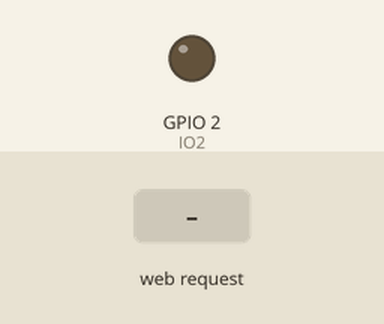
A sketch run on a simulated ESP8266 (NodeMCU). Parts: output pins drawn as LEDs (lit = HIGH). The test bench sets the inputs (shaded band). What the sketch prints to the serial monitor is not drawn.

Above: at 1.2 s.
1.3 s: HTTP request GET /2/on received
At 1.8 s:
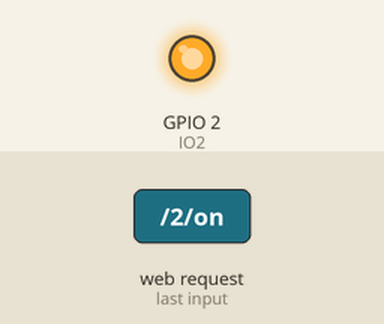
2.8 s: HTTP request GET /2/off received
At 4.2 s:
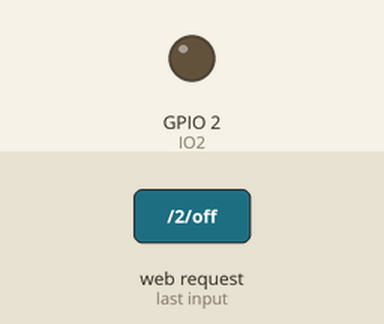
Timing chart, 0 to 5.8 s (numbered marks = the images above; inputs shaded):
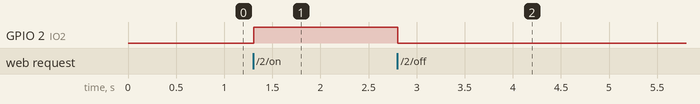

Measured:
- after the input at 1.3 s, GPIO 2 (IO2): LOW → HIGH at once
- after the input at 2.8 s, GPIO 2 (IO2): HIGH → LOW at once

The sketch:

Business_Brick_Code.ino
```cpp
/*********
 *
 *
 *Drew Patton
 *
 HTML Formating:
  Rui Santos
  Complete project details at http://randomnerdtutorials.com
*********/

// Load Wi-Fi library
#include <ESP8266WiFi.h>

/*
// Replace with your network credentials
const char* ssid = "Big-Daddy";
const char* password = "IWantToGraduate";
*/

//wifi variables
const char* ssid     = "ESP8266-AP-4D"; //name of wifi network
const char* password = "POTR238"; //password of wifi network

WiFiServer server(80);

// Variable to store the HTTP request
String header;

// Auxiliar variables to store the current output state
String IO2State = "off";
int IO4Value;
int A0Value;
// Assign output variables to GPIO pins
const int IO2 = 2;
 int IO4 = 4;
//<><><><><><><><><><><><><><><><><><><><><><><><><><><><><><><><><><><><><><><><><><><><><><><><><><><><><><><><><><><><><><><><><><><><><><><><><><><><><><><><><><><><><><><><><><>

// Current time
unsigned long currentTime = millis();
// Previous time
unsigned long previousTime = 0;
// Define timeout time in milliseconds (example: 2000ms = 2s)
const long timeoutTime = 2000;

// Setup
//_____________________________________________________________________________________________________________________________________________________________________
void setup() {
  Serial.begin(115200);
  // Initialize the output variables as outputs
  pinMode(IO2, OUTPUT);
  pinMode(IO4, INPUT);
  pinMode(A0, INPUT);

  // Set outputs to LOW
  digitalWrite(IO2, LOW);
  //digitalWrite(IO4, LOW);

  Serial.print("Setting AP (Access Point)…");
  // Remove the password parameter, if you want the AP (Access Point) to be open
  WiFi.softAP(ssid, password);

  IPAddress IP = WiFi.softAPIP();
  Serial.print("AP IP address: ");
  Serial.println(IP);

  // Print ESP8266 Local IP Address
  Serial.println(WiFi.localIP());

  server.begin();
}
//_____________________________________________________________________________________________________________________________________________________________________
//<><><><><><><><><><><><><><><><><><><><><><><><><><><><><><><><><><><><><><><><><><><><><><><><><><><><><><><><><><><><><><><><><><><><><><><><><><><><><><><><><><><><><><><><><><>


void loop(){
  WiFiClient client = server.available();   // Listen for incoming clients

  if (client) {                             // If a new client connects,
    Serial.println("New Client.");          // print a message out in the serial port
    String currentLine = "";                // make a String to hold incoming data from the client
    currentTime = millis();
    previousTime = currentTime;
    while (client.connected() && currentTime - previousTime <= timeoutTime) { // loop while the client's connected
      currentTime = millis();
      if (client.available()) {             // if there's bytes to read from the client,
        char c = client.read();             // read a byte, then
        Serial.write(c);                    // print it out the serial monitor
        header += c;
        if (c == '\n') {                    // if the byte is a newline character
          // if the current line is blank, you got two newline characters in a row.
          // that's the end of the client HTTP request, so send a response:
          if (currentLine.length() == 0) {
            // HTTP headers always start with a response code (e.g. HTTP/1.1 200 OK)
            // and a content-type so the client knows what's coming, then a blank line:
            client.println("HTTP/1.1 200 OK");
            client.println("Content-type:text/html");
            client.println("Connection: close");
            client.println();

            // turns the GPIOs on and off
            if (header.indexOf("GET /2/on") >= 0) {
              Serial.println("GPIO 2 on");
              IO2State = "on";
              digitalWrite(IO2, HIGH);
            } else if (header.indexOf("GET /2/off") >= 0) {
              Serial.println("GPIO 2 off");
              IO2State = "off";
              digitalWrite(IO2, LOW);
            }


            // Display the HTML web page
            client.println("<!DOCTYPE html><html>");
            client.println("<head><meta name=\"viewport\" content=\"width=device-width, initial-scale=1\">");
            client.println("<link rel=\"icon\" href=\"data:,\">");
            // CSS to style the on/off buttons
            // Feel free to change the background-color and font-size attributes to fit your preferences
            client.println("<style>html { font-family: Helvetica; display: inline-block; margin: 0px auto; text-align: center;}");
            client.println(".button { background-color: #195B6A; border: none; color: white; padding: 16px 40px;");
            client.println("text-decoration: none; font-size: 30px; margin: 2px; cursor: pointer;}");
            client.println(".button2 {background-color: #77878A;}</style></head>");

            // Web Page Heading
            client.println("<body><h1>3D Printed Smart Business BRICK</h1>");


            // Display current state, and ON/OFF buttons for GPIO 5
            client.println("<p>GPIO 2 - State " + IO2State + "</p>");
            // If the IO2State is off, it displays the ON button
            if (IO2State=="off") {
              client.println("<p><a href=\"/2/on\"><button class=\"button\">ON</button></a></p>");
            } else {
              client.println("<p><a href=\"/2/off\"><button class=\"button button2\">OFF</button></a></p>");
            }

            // Display current state, and ON/OFF buttons for GPIO 4

            //const char* IO4output = dtostrf(IO4Value,3,3);
            //IO4Value = analogRead(IO4);
           // IO4Value = (IO4Value * ( 3.3 / 1023.0));
            //float holder = (IO4Value* ( 3.3 / 1023.0));


//            Serial.print("\n IO4 Voltage is: ");
//            Serial.println(holder);
//            client.printf("<p>GPIO 4 - Voltage: %2.3f", holder);
//            client.printf("<p>");


            //A0Value = analogRead(A0);
           // A0Value = (IO4Value * ( 3.3 / 1023.0));
            //float aHolder = (A0Value* ( 3.3 / 1023.0));


//            Serial.print("\n A0 Voltage is: ");
//            Serial.println(aHolder);
//            client.printf("<p>A0 - Voltage: %2.3f", aHolder);
//            client.printf("<p>");


            client.println("</body></html>");

            // The HTTP response ends with another blank line
            client.println();
            // Break out of the while loop
            break;
          } else { // if you got a newline, then clear currentLine
            currentLine = "";
          }
        } else if (c != '\r') {  // if you got anything else but a carriage return character,
          currentLine += c;      // add it to the end of the currentLine
        }
      }
    }
    // Clear the header variable
    header = "";
    // Close the connection
    client.stop();
    Serial.println("Client disconnected.");
    Serial.println("");
  }
}
```
